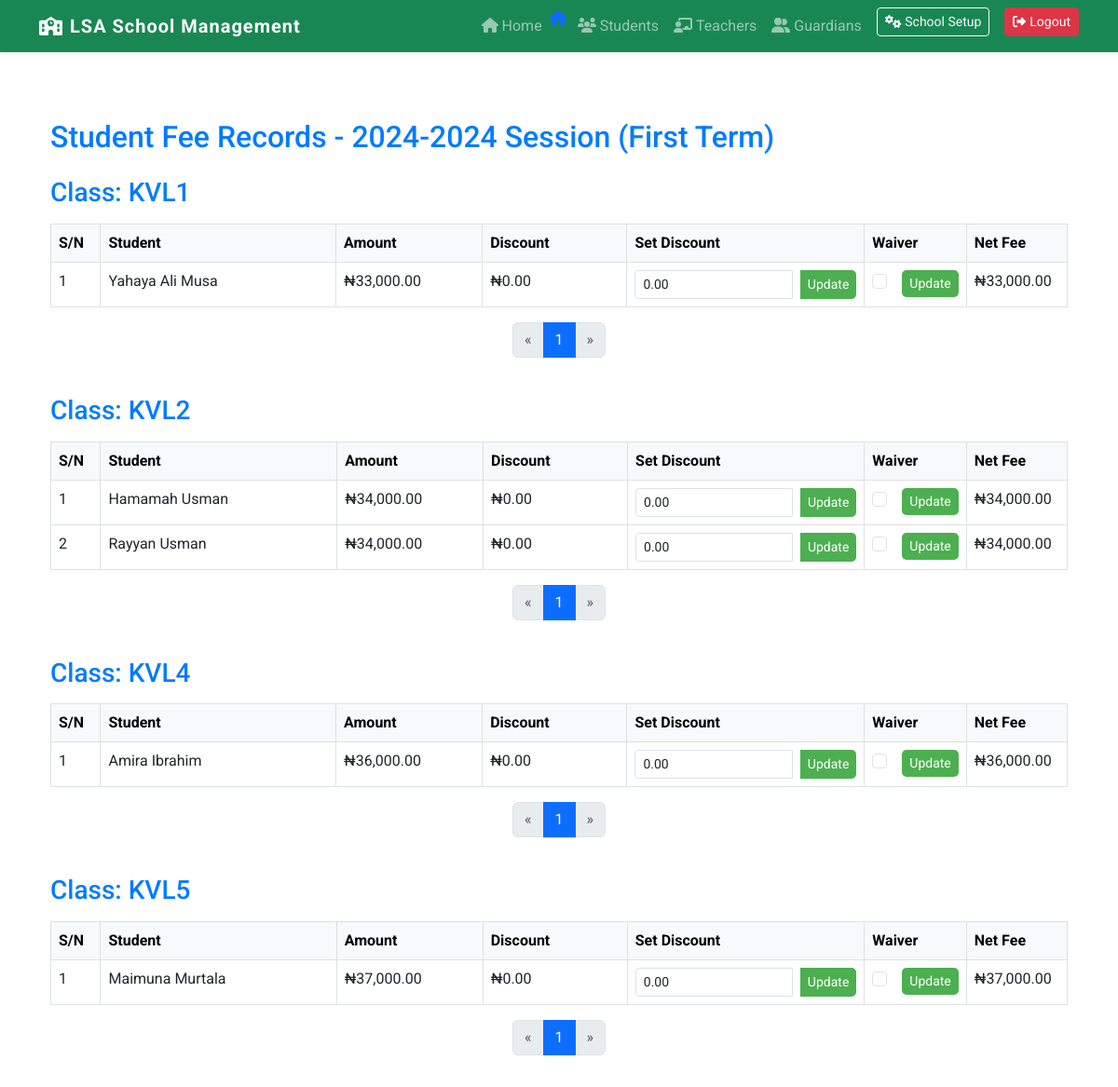
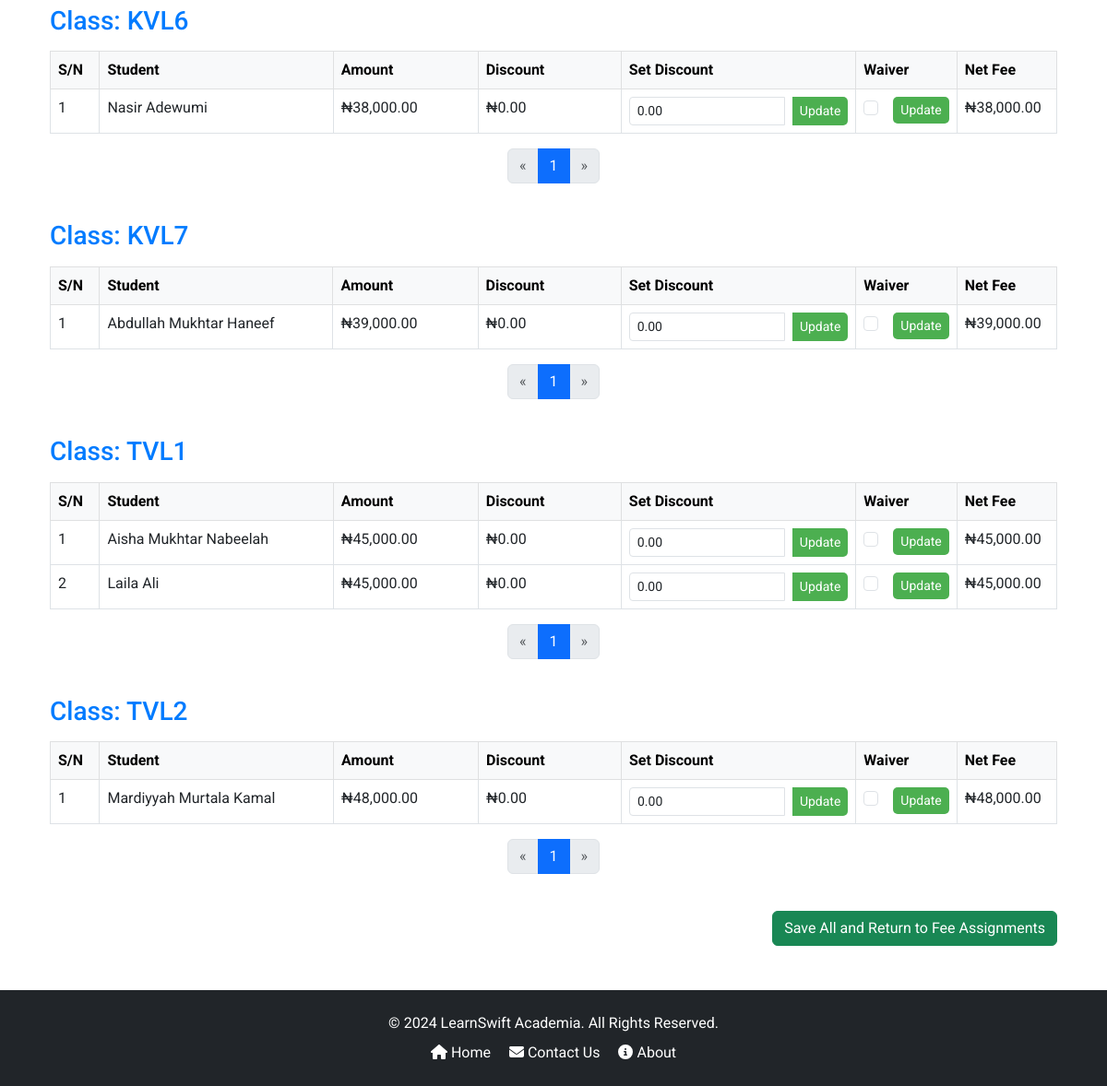
The app's page /student_fee_records/ (signed in) with its own data (2 pictures, top to bottom).
### core/models.py (models this page shows, shortened)
class Session(models.Model):
    start_date = models.DateField()
    end_date = models.DateField()
    is_active = models.BooleanField(default=True)
    @property
    def name(self):
        start_year = self.start_date.year
        end_year = self.end_date.year
        return f"{start_year}-{end_year} Session"

class Term(models.Model):
    TERM_OPTIONS = [
        ('First Term', 'First'),
        ('Second Term', 'Second'),
        ('Third Term', 'Third'),
    ]
    session = models.ForeignKey(Session, related_name='terms', on_delete=models.CASCADE)
    name = models.CharField(max_length=20, choices=TERM_OPTIONS)
    start_date = models.DateField()
    end_date = models.DateField()
    is_active = models.BooleanField(default=True)

class Class(models.Model):
    LEVEL_CHOICES = [
        ('Primary', 'Primary'),
        ('Secondary', 'Secondary'),
    ]
    name = models.CharField(max_length=20, unique=True)
    school_level = models.CharField(max_length=20, choices=LEVEL_CHOICES, unique=False, default=None)
    description = models.TextField()
    teacher = models.ForeignKey('Teacher', on_delete=models.SET_NULL, null=True, blank=True, related_name='classes')
    subjects = models.ManyToManyField('Subject', related_name='class_set', blank=True)  # Assuming you have a Subject model
    students = models.ManyToManyField('Student', related_name='classes', blank=True)
    order = models.PositiveIntegerField(null=True)  # Order defines the class progression

class StudentFeeRecord(models.Model):
    student = models.ForeignKey('Student', on_delete=models.CASCADE)
    term = models.ForeignKey('Term', on_delete=models.CASCADE)
    fee_assignment = models.ForeignKey('FeeAssignment', on_delete=models.CASCADE)
    amount = models.DecimalField(max_digits=10, decimal_places=2)
    discount = models.DecimalField(max_digits=8, decimal_places=2, default=0)
    waiver = models.BooleanField(default=False)
    net_fee = models.DecimalField(max_digits=10, decimal_places=2)

class Student(models.Model):
    GENDER_CHOICES = [
        ('M', 'Male'),
        ('F', 'Female'),
    ]
    STATUS_CHOICES = [
        ('active', 'Active'),
        ('dormant', 'Dormant'),
        ('left', 'Left School'),
    ]
    user = models.OneToOneField(CustomUser, on_delete=models.CASCADE, primary_key=True, related_name='student')
    LSA_number = models.CharField(max_length=20, unique=True, null=True)
    profile_image = models.ImageField(upload_to='media/profile_images/', default='profile_images/default.jpg')
    date_of_birth = models.DateField()
    gender = models.CharField(max_length=1, choices=GENDER_CHOICES)
    student_guardian = models.ForeignKey('Guardian', on_delete=models.SET_NULL, null=True, related_name='students')
    relationship = models.CharField(max_length=50)
    current_class = models.ForeignKey('Class', on_delete=models.SET_NULL, null=True, blank=True, related_name='enrolled_students', default=None)
    status = models.CharField(max_length=10, choices=STATUS_CHOICES, default='active')
    promotion_history = models.TextField(blank=True)  # To store history of movements as JSON

class CustomUser(AbstractUser):
    USER_ROLES = (
        ('student', 'Student'),
        ('teacher', 'Teacher'),
        ('guardian', 'Guardian'),
        ('accountant', 'Accountant'),
        ('admin', 'Admin'),
    )
    role = models.CharField(max_length=20, choices=USER_ROLES)

### core/views.py (the view)
# urls.py: path('student_fee_records/', StudentFeeRecordListView.as_view(), name='student_fee_record_list'),
class StudentFeeRecordListView(AdminRequiredMixin, ListView):
    model = StudentFeeRecord
    template_name = 'fee_assignment/student_fee_record_list.html'
    context_object_name = 'student_fee_records'
    paginate_by = 20  # Adjust the number of records per page as needed
    def get_queryset(self):
        self.sync_fee_records()
        return super().get_queryset().select_related('student', 'term', 'fee_assignment', 'student__current_class')
    def sync_fee_records(self):
        all_students = Student.objects.filter(current_class__isnull=False)  # Only students with a class
        for student in all_students:
            fee_assignments = FeeAssignment.objects.filter(class_instance=student.current_class)
            for assignment in fee_assignments:
                StudentFeeRecord.objects.get_or_create(
                    student=student,
                    term=assignment.term,
                    defaults={
                        'fee_assignment': assignment,
                        'amount': assignment.amount,
                        'discount': Decimal('0.00'),
                        'waiver': False,
                        'net_fee': assignment.calculate_net_fee(assignment.amount, Decimal('0.00'), False),
                    }
                )
    def get_context_data(self, **kwargs):
        context = super().get_context_data(**kwargs)
        student_fee_records = context['student_fee_records']
        class_records = {}
        for record in student_fee_records:
            class_name = record.student.current_class.name
            if class_name not in class_records:
                class_records[class_name] = []
            class_records[class_name].append(record)
        sorted_class_records = dict(sorted(class_records.items(), key=lambda item: item[0]))
        paginated_class_records = {}
        for class_name, records in sorted_class_records.items():
            paginator = Paginator(records, self.paginate_by)
            page_number = self.request.GET.get(f'page_{class_name}', 1)
            paginated_class_records[class_name] = paginator.get_page(page_number)
        context['paginated_class_records'] = paginated_class_records
        context['term'] = Term.objects.first()  # Replace with logic to retrieve the current term
        context['session'] = context['term'].session if context['term'] else None  # Assumes Term has a 'session' field
        return context

### core/models.py (called while the page is built)
    def calculate_net_fee(self, amount, discount, waiver):
        amount = amount or Decimal('0.00')
        discount = discount or Decimal('0.00')
        if waiver:
            return Decimal('0.00')
        return max(amount - discount, Decimal('0.00'))

### core/views.py (called while the page is built)
    def test_func(self):
        return self.request.user.is_superuser

### core/templates/fee_assignment/student_fee_record_list.html (shortened to what this page needs)
{% extends 'base.html' %}
{% load humanize %}
{% block content %}
<div class="container">
    <h2 class="mt-4">Student Fee Records - {{ session.name }} ({{ term.name }})</h2>
    <form method="post" id="student-fee-form">
        {% for class_name, page_obj in paginated_class_records.items %}
            <h3 class="mt-4">Class: {{ class_name }}</h3>
            <table class="table table-bordered mt-3">
                <thead class="table-light">
                    <tr>
                        <th style="width: 5%;">S/N</th>
                        <th style="width: 25%;">Student</th>
                        <th style="width: 15%;">Amount</th>
                        <th style="width: 15%;">Discount</th>
                        <th style="width: 25%;">Set Discount</th>
                        <th style="width: 5%;">Waiver</th>
                        <th style="width: 15%;">Net Fee</th>
                    </tr>
                </thead>
                <tbody>
                    {% for record in page_obj %}
                        <tr data-record-id="{{ record.id }}">
                            <td>{{ forloop.counter }}</td>
                            <td>{{ record.student.user.get_full_name }}</td>
                            <td>₦{{ record.amount|floatformat:2|intcomma }}</td>
                            <td>₦{{ record.discount|floatformat:2|intcomma }}</td>
                            <td>
                                <div class="input-group">
                                    <input type="number" step="1000" name="discount" value="{{ record.discount }}" class="form-control form-control-sm discount-input" style="min-width: 80px;">
                                    <button type="submit" class="btn btn-primary btn-sm ms-2">Update</button>
                                </div>
                            </td>
                            <td>
                                <div class="form-check">
                                    <input type="checkbox" name="waiver" class="form-check-input waiver-input" {% if record.waiver %}checked{% endif %}>
                                    <button type="submit" class="btn btn-primary btn-sm ms-2">Update</button>
                                </div>
                            </td>
                            <td class="net-fee">₦{{ record.net_fee|floatformat:2|intcomma }}</td>
                        </tr>
                    {% endfor %}
                </tbody>
            </table>
            <div class="d-flex justify-content-center">
                <nav aria-label="Page navigation">
                    <ul class="pagination">
                        {% if page_obj.has_previous %}
                            <li class="page-item">
                                <a class="page-link" href="?page_{{ class_name }}={{ page_obj.previous_page_number }}" aria-label="Previous">
                                    <span aria-hidden="true">&laquo;</span>
                                </a>
                            </li>
                        {% else %}
                            <li class="page-item disabled">
                                <span class="page-link">&laquo;</span>
                            </li>
                        {% endif %}
                        {% for page_num in page_obj.paginator.page_range %}
                            <li class="page-item {% if page_num == page_obj.number %}active{% endif %}">
                                <a class="page-link" href="?page_{{ class_name }}={{ page_num }}">{{ page_num }}</a>
                            </li>
                        {% endfor %}
                        {% if page_obj.has_next %}
                            <li class="page-item">
                                <a class="page-link" href="?page_{{ class_name }}={{ page_obj.next_page_number }}" aria-label="Next">
                                    <span aria-hidden="true">&raquo;</span>
                                </a>
                            </li>
                        {% else %}
                            <li class="page-item disabled">
                                <span class="page-link">&raquo;</span>
                            </li>
                        {% endif %}
                    </ul>
                </nav>
            </div>
        {% endfor %}
        <div class="d-flex justify-content-end mt-4">
            <button type="submit" name="save_all" class="btn btn-success">Save All and Return to Fee Assignments</button>
        </div>
    </form>
</div>
{% endblock %}

### core/static/css/custom.css (style rules this page uses)
:root { --bs-primary: #4e73df; --bs-secondary: #858796; --bs-success: #1cc88a; --bs-info: #36b9cc; --bs-warning: #f6c23e; --bs-danger: #e74a3b; --bs-light: #f8f9fc; --bs-dark: #5a5c69; --bs-font-sans-serif: 'Roboto', sans-serif; }
html, body { height: 100%; margin: 0; display: flex; flex-direction: column; }
body { font-family: 'Roboto', sans-serif; }
h1, h2, h3, h4, h5, h6 { color: #007bff; }
.btn-primary { background-color: #4CAF50; border: none; border-radius: 5px; }

### records on screen
Session: name "2024-2024 Session"
Term: name "First Term"
Class: paginated_class_records "KVL1"
StudentFeeRecord: student.user.get_full_name "Yahaya Ali Musa", amount "33,000.00", discount "0.00", net_fee "33,000.00"
Class: paginated_class_records "KVL2"
StudentFeeRecord: student.user.get_full_name "Hamamah Usman", amount "34,000.00", discount "0.00", net_fee "34,000.00"
StudentFeeRecord: student.user.get_full_name "Rayyan Usman", amount "34,000.00", discount "0.00", net_fee "34,000.00"
Class: paginated_class_records "KVL4"
StudentFeeRecord: student.user.get_full_name "Amira Ibrahim", amount "36,000.00", discount "0.00", net_fee "36,000.00"
Class: paginated_class_records "KVL5"
StudentFeeRecord: student.user.get_full_name "Maimuna Murtala", amount "37,000.00", discount "0.00", net_fee "37,000.00"
Class: paginated_class_records "KVL6"
StudentFeeRecord: student.user.get_full_name "Nasir Adewumi", amount "38,000.00", discount "0.00", net_fee "38,000.00"
Class: paginated_class_records "KVL7"
StudentFeeRecord: student.user.get_full_name "Abdullah Mukhtar Haneef", amount "39,000.00", discount "0.00", net_fee "39,000.00"
Class: paginated_class_records "TVL1"
StudentFeeRecord: student.user.get_full_name "Aisha Mukhtar Nabeelah", amount "45,000.00", discount "0.00", net_fee "45,000.00"
StudentFeeRecord: student.user.get_full_name "Laila Ali", amount "45,000.00", discount "0.00", net_fee "45,000.00"
Class: paginated_class_records "TVL2"
StudentFeeRecord: student.user.get_full_name "Mardiyyah Murtala Kamal", amount "48,000.00", discount "0.00", net_fee "48,000.00"

### other values on screen
{{ page_num }} "1" "1" "1" "1" "1" "1" "1" "1"
